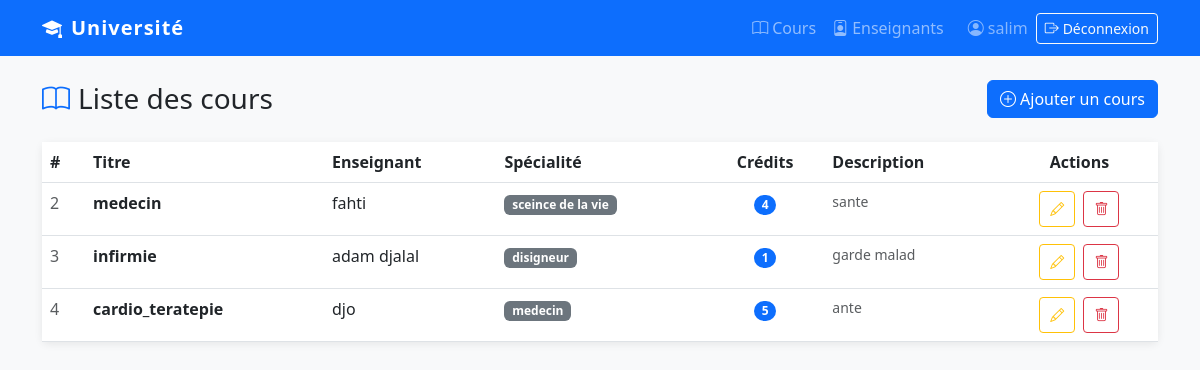
The app's page /cours/ (signed in) with its own data.
### cours/models.py (models this page shows, shortened)
class Cours(models.Model):
    titre = models.CharField(max_length=200)
    description = models.TextField()
    credit = models.IntegerField()
    enseignant = models.ForeignKey(Enseignant, on_delete=models.CASCADE)

class Enseignant(models.Model):
    nom = models.CharField(max_length=100)
    specialite = models.CharField(max_length=150)

### cours/views.py (the view)
# urls.py: path('cours/', views.liste_cours, name='liste_cours'),
@login_required
def liste_cours(request):
    cours = Cours.objects.select_related('enseignant').all()
    return render(request, 'cours/liste_cours.html', {'cours': cours})

### cours/templates/cours/liste_cours.html (shortened to what this page needs)
{% extends 'cours/base.html' %}
{% block contenu %}
<div class="d-flex justify-content-between align-items-center mb-4">
  <h1 class="h3 mb-0"><i class="bi bi-book me-2 text-primary"></i>Liste des cours</h1>
  <a href="{% url 'ajouter_cours' %}" class="btn btn-primary">
    <i class="bi bi-plus-circle me-1"></i>Ajouter un cours
  </a>
</div>
{% if cours %}
<div class="card">
  <div class="table-responsive">
    <table class="table table-hover mb-0">
      <thead>
        <tr>
          <th>#</th>
          <th>Titre</th>
          <th>Enseignant</th>
          <th>Spécialité</th>
          <th class="text-center">Crédits</th>
          <th>Description</th>
          <th class="text-center">Actions</th>
        </tr>
      </thead>
      <tbody>
        {% for c in cours %}
        <tr>
          <td class="text-muted">{{ c.pk }}</td>
          <td class="fw-semibold">{{ c.titre }}</td>
          <td>{{ c.enseignant.nom }}</td>
          <td><span class="badge bg-secondary">{{ c.enseignant.specialite }}</span></td>
          <td class="text-center">
            <span class="badge bg-primary rounded-pill">{{ c.credit }}</span>
          </td>
          <td class="text-muted small">{{ c.description|truncatechars:60 }}</td>
          <td class="text-center">
            <a href="{% url 'modifier_cours' c.pk %}" class="btn btn-sm btn-outline-warning btn-action me-1" title="Modifier">
              <i class="bi bi-pencil"></i>
            </a>
            <a href="{% url 'supprimer_cours' c.pk %}" class="btn btn-sm btn-outline-danger btn-action" title="Supprimer">
              <i class="bi bi-trash"></i>
            </a>
          </td>
        </tr>
        {% endfor %}
      </tbody>
    </table>
  </div>
</div>
{% else %}
<div class="text-center py-5 text-muted">
  <i class="bi bi-inbox display-4"></i>
  <p class="mt-3">Aucun cours enregistré.</p>
  <a href="{% url 'ajouter_cours' %}" class="btn btn-primary">Ajouter le premier cours</a>
</div>
{% endif %}
{% endblock %}

### cours/templates/cours/base.html (shortened to what this page needs)
<!DOCTYPE html>
<html lang="fr">
<head>
  <link href="https://cdn.jsdelivr.net/npm/bootstrap@5.3.0/dist/css/bootstrap.min.css" rel="stylesheet">
  <link href="https://cdn.jsdelivr.net/npm/bootstrap-icons@1.10.5/font/bootstrap-icons.css" rel="stylesheet">
</head>
<body>
  <nav class="navbar navbar-expand-lg navbar-dark bg-primary mb-4">
    <div class="container">
      <a class="navbar-brand" href="{% url 'accueil' %}">
        <i class="bi bi-mortarboard-fill me-2"></i>Université
      </a>
      <div class="collapse navbar-collapse" id="nav">
        <ul class="navbar-nav ms-auto align-items-lg-center">
          {% if user.is_authenticated %}
          <li class="nav-item">
            <a class="nav-link" href="{% url 'liste_cours' %}">
              <i class="bi bi-book me-1"></i>Cours
            </a>
          </li>
          <li class="nav-item">
            <a class="nav-link" href="{% url 'liste_enseignants' %}">
              <i class="bi bi-person-badge me-1"></i>Enseignants
            </a>
          </li>
          <li class="nav-item ms-lg-3">
            <span class="navbar-text text-white-50 me-2">
              <i class="bi bi-person-circle me-1"></i>{{ user.username }}
            </span>
          </li>
          <li class="nav-item">
            <a class="btn btn-outline-light btn-sm" href="{% url 'deconnexion' %}">
              <i class="bi bi-box-arrow-right me-1"></i>Déconnexion
            </a>
          </li>
          {% else %}
          <li class="nav-item">
            <a class="btn btn-outline-light btn-sm" href="{% url 'connexion' %}">
              <i class="bi bi-box-arrow-in-right me-1"></i>Se connecter
            </a>
          </li>
          {% endif %}
        </ul>
      </div>
    </div>
  </nav>
  <div class="container">
    {% block contenu %}{% endblock %}
  </div>
</body>
</html>

### cours/templates/cours/base.html (style rules this page uses)
body { background-color: #f8f9fa; }
.navbar-brand { font-weight: bold; letter-spacing: 1px; }
.card { border: none; box-shadow: 0 2px 8px rgba(0,0,0,0.08); }
.table thead { background-color: #0d6efd; color: white; }
.btn-action { width: 36px; height: 36px; padding: 0; display: inline-flex; align-items: center; justify-content: center; }

### records on screen
Cours: pk "2", titre "medecin", enseignant.nom "fahti", enseignant.specialite "sceince de la vie", credit "4", description "sante"
Cours: pk "3", titre "infirmie", enseignant.nom "adam djalal", enseignant.specialite "disigneur", credit "1", description "garde malad"
Cours: pk "4", titre "cardio_teratepie", enseignant.nom "djo", enseignant.specialite "medecin", credit "5", description "ante"

### other values on screen
{{ user.username }} "salim"
